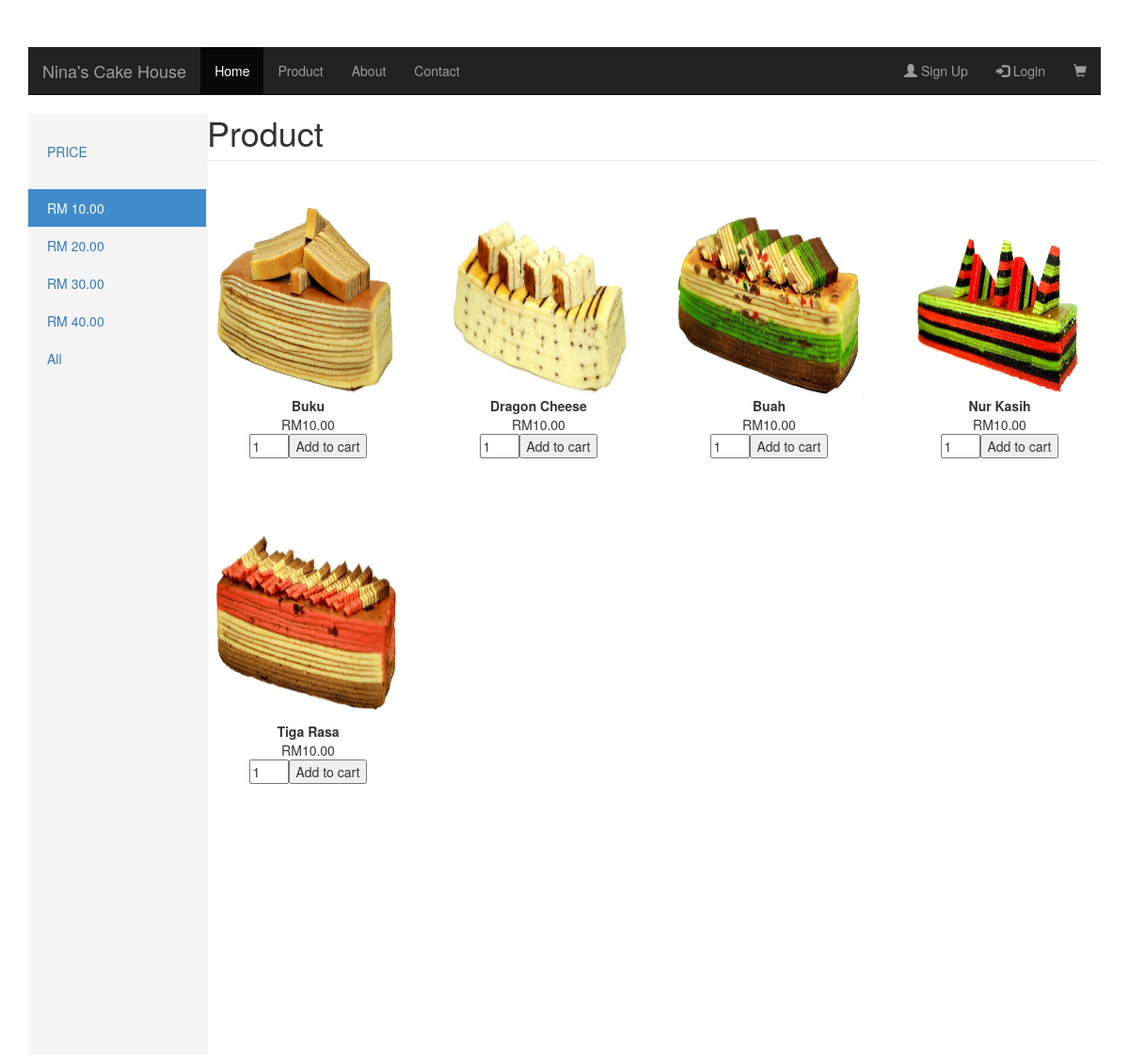
/Product1.php, run on the app's committed database.
### tables this page shows
CREATE TABLE IF NOT EXISTS `tblproduct` (
  `id` int(8) NOT NULL,
  `name` varchar(255) NOT NULL,
  `code` varchar(255) NOT NULL,
  `image` text NOT NULL,
  `price` double(10,2) NOT NULL,
  `quantity` int(255) NOT NULL
);

### dbcontroller.php (called while the page is built, shortened)
<?php
class DBController {
	function runQuery($query) {
		$result = mysql_query($query);
		while($row=mysql_fetch_assoc($result)) {
			$resultset[] = $row;
		}
		if(!empty($resultset))
			return $resultset;
	}
}
?>

### Product1.php (the view, shortened to what this page needs)
<?php
				require_once("dbcontroller.php");
				$db_handle = new DBController();
?>
<!DOCTYPE html>
<html lang="en">
  <head>
    <link href="css/bootstrap.min.css" rel="stylesheet">
    <link href="css/ie10-viewport-bug-workaround.css" rel="stylesheet">
    <link href="dashboard.css" rel="stylesheet">
  </head>
  <body>
    <div class="container">
<nav class="navbar navbar-inverse navbar-static-top">
  <div class="container-fluid">
    <div class="navbar-header">
      <a class="navbar-brand" href="#">Nina's Cake House</a>
    </div>
    <div class="collapse navbar-collapse" id="myNavbar">
      <ul class="nav navbar-nav">
        <li class="active"><a href="#">Home</a></li>
        <li><a href="#">Product</a></li>
        <li><a href="#">About</a></li>
        <li><a href="#">Contact</a></li>
      </ul>
      <ul class="nav navbar-nav navbar-right">
        <li><a href="#"><span class="glyphicon glyphicon-user"></span> Sign Up</a></li>
        <li><a href="#" onClick="document.getElementById('login_form').style.display='block'" id="Login_Link"><span class="glyphicon glyphicon-log-in"></span> Login</a></li>
        <li><a href="cart.php"><span class="glyphicon glyphicon-shopping-cart"></span></a></li>
	  </ul>
    </div>
  </div>
</nav>
    <div class="container-fluid">
      <div class="row">
        <div class="col-sm-3 col-md-2 sidebar">
          <ul class="nav nav-sidebar">
            <li><a href="#">PRICE</a></li>
          </ul>
          <ul class="nav nav-sidebar">
            <li class="active"><a href="Product1.php">RM 10.00</a></li>
            <li><a href="Product2.php">RM 20.00</a></li>
            <li><a href="Product3.php">RM 30.00</a></li>
            <li><a href="Product4.php">RM 40.00</a></li>
			<li><a href="index.php">All</a></li>
          </ul>
        </div>
        <div class="col-sm-9 col-md-10 main">
          <h1 class="page-header">Product</h1>
          <div class="row placeholders">
		  <?php
	$product_array = $db_handle->runQuery("SELECT * FROM `tblproduct` WHERE Price=10.0");
	if (!empty($product_array)) {
		foreach($product_array as $key=>$value){
	?>
            <div class="col-xs-3 col-sm-3 placeholder">
			<form method="post" action="cart.php?action=add&code=<?php echo $product_array[$key]["code"]; ?>">
			<div class="product-image"><img src="<?php echo $product_array[$key]["image"]; ?>"></div>
			<div><strong><?php echo $product_array[$key]["name"]; ?></strong></div>
			<div class="product-price"><?php echo "RM".$product_array[$key]["price"]; ?></div>
			<div><input type="text" name="quantity" value="1" size="2" /><input type="submit" value="Add to cart" class="btnAddAction" /></div>
			</form>
		</div>
	<?php
			}
	}
	?>
</div>
          </div>
        </div>
      </div>
    </div>
  </body>
</html>

### dashboard.css (style rules this page uses)
body { padding-top: 50px; }
.sidebar { display: none; }
@media (min-width: 768px) { .sidebar { height:1000px; display: inline-block; padding: 20px; overflow-x: hidden; overflow-y: auto; background-color: #f5f5f5; border-right: 1px solid #eee; } }
.nav-sidebar { margin-right: -21px; margin-bottom: 20px; margin-left: -20px; }
.nav-sidebar > li > a { padding-right: 20px; padding-left: 20px; }
.nav-sidebar > .active > a, .nav-sidebar > .active > a:hover, .nav-sidebar > .active > a:focus { color: #fff; background-color: #428bca; }
.main { padding: 0px; }
@media (min-width: 768px) { .main { padding-right: 0px; padding-left: 0px; } }
.main .page-header { margin-top: 0px; }
.placeholders { margin-top: 50px; margin-bottom: 30px; text-align: center; }
.placeholder { margin-bottom: 80px; }
.placeholder img { display: inline; color: white; width: 200px; height: 200px; }

### data on the page
tblproduct: image (picture), name "Buku", price "10.00"
tblproduct: image (picture), name "Dragon Cheese", price "10.00"
tblproduct: image (picture), name "Buah", price "10.00"
tblproduct: image (picture), name "Nur Kasih", price "10.00"
tblproduct: image (picture), name "Tiga Rasa", price "10.00"
